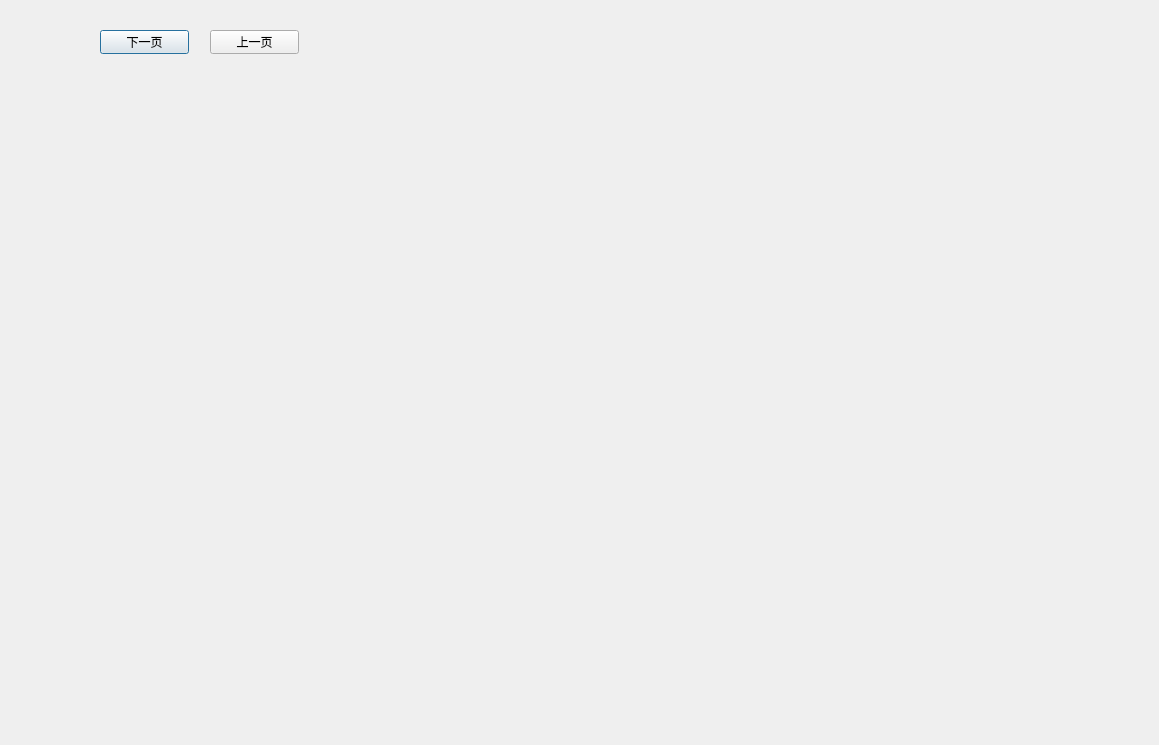
<?xml version="1.0" encoding="UTF-8"?>
<ui version="4.0">
 <class>HelpDialog</class>
 <widget class="QDialog" name="HelpDialog">
  <property name="geometry">
   <rect>
    <x>0</x>
    <y>0</y>
    <width>1159</width>
    <height>745</height>
   </rect>
  </property>
  <property name="windowTitle">
   <string>Dialog</string>
  </property>
  <widget class="QStackedWidget" name="stackedWidget">
   <property name="geometry">
    <rect>
     <x>50</x>
     <y>70</y>
     <width>1001</width>
     <height>661</height>
    </rect>
   </property>
   <widget class="QWidget" name="page">
    <widget class="QLabel" name="label">
     <property name="geometry">
      <rect>
       <x>20</x>
       <y>-30</y>
       <width>1151</width>
       <height>741</height>
      </rect>
     </property>
     <property name="text">
      <string/>
     </property>
     <property name="pixmap">
      <pixmap>help/help1.png</pixmap>
     </property>
    </widget>
   </widget>
   <widget class="QWidget" name="page_3"/>
   <widget class="QWidget" name="page_2">
    <widget class="QLabel" name="label_2">
     <property name="geometry">
      <rect>
       <x>10</x>
       <y>10</y>
       <width>1151</width>
       <height>741</height>
      </rect>
     </property>
     <property name="text">
      <string/>
     </property>
     <property name="pixmap">
      <pixmap>help/help2.png</pixmap>
     </property>
    </widget>
   </widget>
  </widget>
  <widget class="QPushButton" name="pushButton">
   <property name="geometry">
    <rect>
     <x>100</x>
     <y>30</y>
     <width>89</width>
     <height>24</height>
    </rect>
   </property>
   <property name="text">
    <string>下一页</string>
   </property>
  </widget>
  <widget class="QPushButton" name="pushButton_2">
   <property name="geometry">
    <rect>
     <x>210</x>
     <y>30</y>
     <width>89</width>
     <height>24</height>
    </rect>
   </property>
   <property name="text">
    <string>上一页</string>
   </property>
  </widget>
 </widget>
 <resources/>
 <connections/>
</ui>
